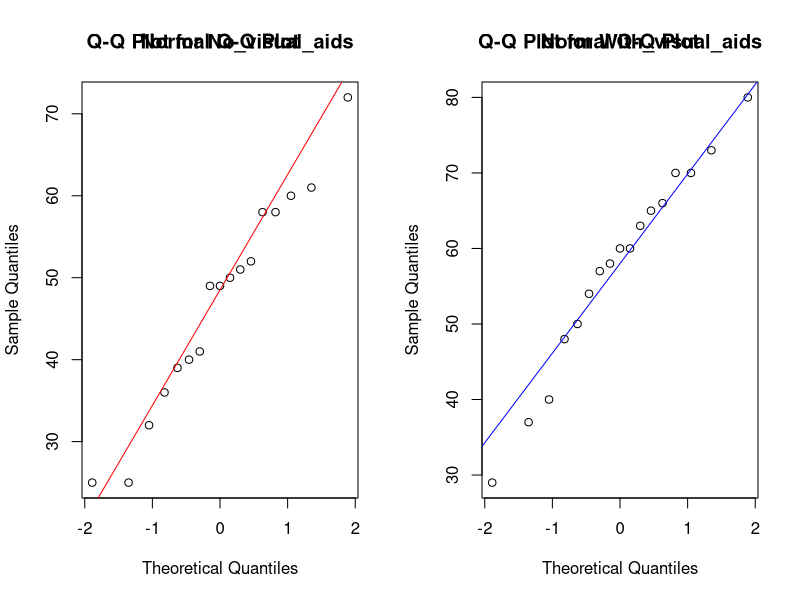
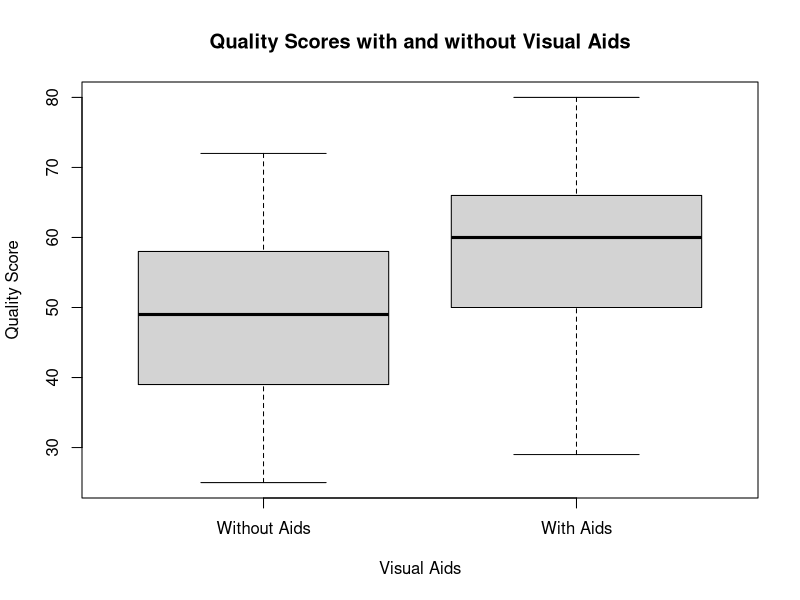

These figures' R source, in order:
#dataframe setting
Student<-c(1:17)
No_visual_aids<-c(50,60,58,72,36,51,49,49,25,52,41,32,58,39,25,40,61)
With_visual_aids<-c(58,70,60,73,40,63,54,60,29,57,66,37,50,48,80,65,70)
studentdata<- data.frame(Student,No_visual_aids,With_visual_aids)
studentdata
summary(studentdata)
View(studentdata)
str(studentdata)
#Null Hypothesis (H0): There is no difference in the mean scores between students who received no visual aids and those who received visual aids.
#Alternative Hypothesis (H1): There is a difference in the mean scores between the two groups.
# Summary statistics for quality scores without visual aids
summary(studentdata$No_visual_aids)

# Summary statistics for quality scores with visual aids
summary(studentdata$With_visual_aids)
#normality test
shapiro.test(studentdata$No_visual_aids)
shapiro.test(studentdata$With_visual_aids)
#qqplot for this data
windows(20,16)
par(mfrow = c(1, 2))
qqnorm(studentdata$No_visual_aids)
qqline(studentdata$No_visual_aids, col = "red")
title("Q-Q Plot for No_visual_aids")

# Q-Q plot for With_visual_aids
qqnorm(studentdata$With_visual_aids)
qqline(studentdata$With_visual_aids, col = "blue")
title("Q-Q Plot for With_visual_aids")

# Boxplot to compare quality scores with and without visual aids
windows(20,16)
boxplot(studentdata[,2:3], main="Quality Scores with and without Visual Aids", 
        xlab="Visual Aids", ylab="Quality Score", names=c("Without Aids", "With Aids"))
# Paired t-test
t_test <- t.test(studentdata$No_visual_aids, studentdata$With_visual_aids, paired=TRUE)
t_test
